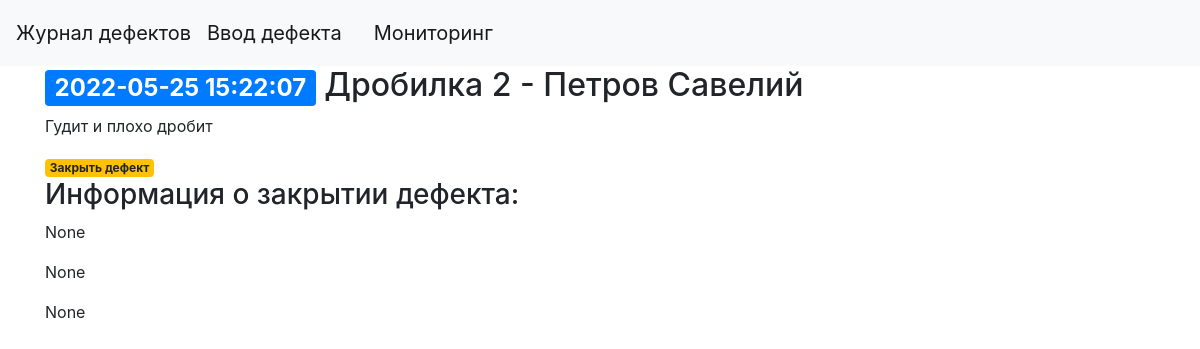
/4, run on the app's committed database.
### tables this page shows
CREATE TABLE defects (
    id INTEGER PRIMARY KEY AUTOINCREMENT,
    time_start TIMESTAMP NOT NULL DEFAULT CURRENT_TIMESTAMP,
    number INTEGER NOT NULL,
    equipment TEXT NOT NULL,
    description TEXT NOT NULL,
    user_start TEXT NOT NULL,
    time_finish TIMESTAMP,
    fix_descr TEXT,
    repairman TEXT,
    created TIMESTAMP NOT NULL DEFAULT CURRENT_TIMESTAMP,
    fixed TIMESTAMP
);

### app.py (the view)
@app.route('/<int:defect_id>')
def defect(defect_id):
    defect = get_defect(defect_id)
    return render_template('defect.html', defect=defect)

### app.py (called while the page is built)
def get_db_connection():
    conn = sqlite3.connect('database.db')
    conn.row_factory = sqlite3.Row
    return conn

def get_defect(defect_id):
    conn = get_db_connection()
    defect = conn.execute('SELECT * FROM defects WHERE id = ?',
                        (defect_id,)).fetchone()
    conn.close()
    if defect is None:
        abort(404)
    return defect

### templates/defect.html
{% extends 'base.html' %}
{% block content %}
    <h2>{% block title %}  <span class="badge badge-primary">{{ defect['time_start'] }}</span>
        {{ defect['equipment'] }} {{ defect['number'] }} - {{ defect['user_start'] }} {% endblock %}</h2>
    <p>{{ defect['description'] }}</p>
        <a href="{{ url_for('edit', id=defect['id']) }}">
            <span class="badge badge-warning">Закрыть дефект</span>
        </a>
    <h3>Информация о закрытии дефекта:</h3>
    <p>{{ defect['time_finish'] }}</p>
    <p>{{ defect['fix_descr'] }}</p>
    <p>{{ defect['repairman'] }}</p>
{% endblock %}

### data on the page
defects: time_start "2022-05-25 15:22:07", equipment "Дробилка", number "2", user_start "Петров Савелий", description "Гудит и плохо дробит"

### other printed values
{{ defect['time_finish'] }} "None"
{{ defect['fix_descr'] }} "None"
{{ defect['repairman'] }} "None"
